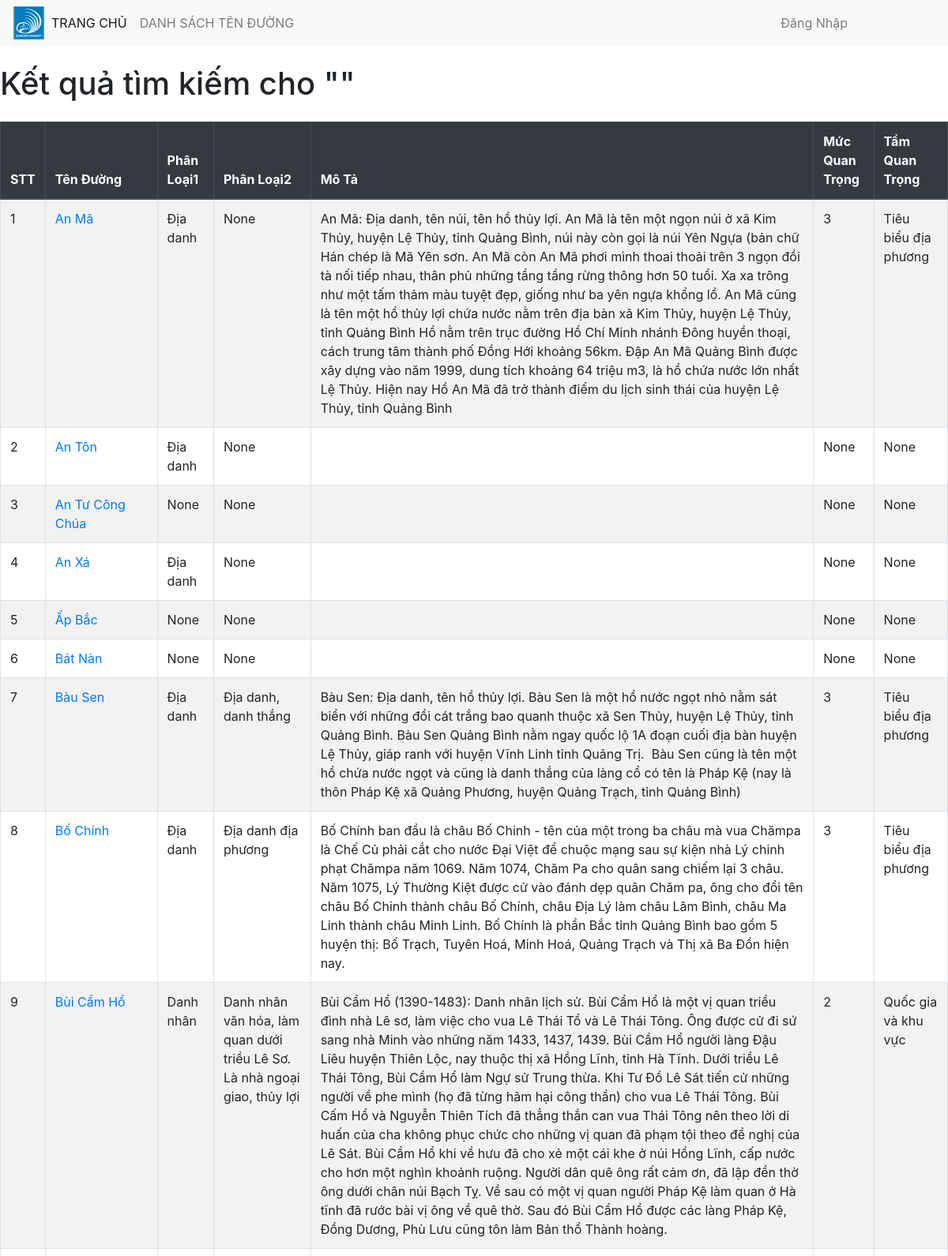
The app's page /search/ (upper part) with its own data.
### duong/models.py (models this page shows, shortened)
class Street(models.Model):
    stt = models.IntegerField(blank=True, null=True)
    name = models.CharField(max_length=200)
    category = models.CharField(max_length=200, blank=True, null=True)
    category2 = models.CharField(max_length=200, blank=True, null=True)
    description = models.TextField(blank=True, null=True)
    importance_level = models.CharField(max_length=200, blank=True, null=True)
    significance = models.CharField(max_length=200, blank=True, null=True)
    longitude = models.FloatField(blank=True, null=True)
    latitude = models.FloatField(blank=True, null=True)

### duong/views.py (the view)
# urls.py: path('search/', views.search_street, name='search_street'),
def search_street(request):
    if request.method == 'GET':
        search_query = request.GET.get('search', '')
        if search_query:
            streets = Street.objects.filter(name__icontains=search_query)
        else:
            streets = Street.objects.all()
        context = {
            'streets': streets,
            'search_query': search_query
        }
        if request.user.is_authenticated:
            context['user_authenticated'] = True
        return render(request, 'streets/search_results.html', context)
    else:
        return redirect('home')

### duong/templates/streets/search_results.html (shortened to what this page needs)
{% extends 'base_generic.html' %}
{% block content %}
  <h1 class="my-4">Kết quả tìm kiếm cho "{{ search_query }}"</h1>
  <div class="table-responsive">
    <table class="table table-striped table-bordered">
      <thead class="thead-dark">
        <tr>
          <th scope="col">STT</th>
          <th scope="col">Tên Đường</th>
          <th scope="col">Phân Loại1</th>
          <th scope="col">Phân Loại2</th>
          <th scope="col">Mô Tả</th>
          <th scope="col">Mức Quan Trọng</th>
          <th scope="col">Tầm Quan Trọng</th>
        </tr>
      </thead>
      <tbody>
        {% for street in streets %}
          <tr>
            <td>{{ street.stt }}</td>
            <td><a href="{% url 'street_detail' street.pk %}">{{ street.name }}</a></td>
            <td>{{ street.category }}</td>
            <td>{{ street.category2 }}</td>
            <td>{{ street.description }}</td>
            <td>{{ street.importance_level }}</td>
            <td>{{ street.significance }}</td>
          </tr>
        {% empty %}
          <tr>
            <td colspan="7">Không tìm thấy kết quả phù hợp.</td>
          </tr>
        {% endfor %}
      </tbody>
    </table>
  </div>
{% endblock %}

### records on screen
Street: stt "1", name "An Mã", category "Địa danh", category2 "None", description "An Mã: Địa danh, tên núi, tên hồ thủy lợi. An Mã là tên một ngọn núi ở xã Kim Thủy, huyện Lệ Thủy, tỉnh Quảng Bình, núi này còn gọi là núi Yên Ngựa (bản chữ Hán chép là Mã Yên sơn. An Mã còn An Mã phơi mình thoai thoải trên 3 ngọn đồi tà nối tiếp nhau, thân phủ những tầng tầng rừng thông hơn 50 tuổi. Xa xa trông như một tấm thảm màu tuyệt đẹp, giống như ba yên ngựa khổng lồ. An Mã cũng là tên một hồ thủy lợi chứa nước nằm trên địa bàn xã Kim Thủy, huyện Lệ Thủy, tỉnh Quảng Bình Hồ nằm trên trục đường Hồ Chí Minh nhánh Đông huyền thoại, cách trung tâm thành phố Đồng Hới khoảng 56km. Đập An Mã Quảng Bình được xây dựng vào năm 1999, dung tích khoảng 64 triệu m3, là hồ chứa nước lớn nhất Lệ…", importance_level "3", significance "Tiêu biểu địa phương"
Street: stt "2", name "An Tôn", category "Địa danh", category2 "None", importance_level "None", significance "None"
Street: stt "3", name "An Tư Công Chúa", category "None", category2 "None", importance_level "None", significance "None"
Street: stt "4", name "An Xá", category "Địa danh", category2 "None", importance_level "None", significance "None"
Street: stt "5", name "Ấp Bắc", category "None", category2 "None", importance_level "None", significance "None"
Street: stt "6", name "Bát Nàn", category "None", category2 "None", importance_level "None", significance "None"
Street: stt "7", name "Bàu Sen", category "Địa danh", category2 "Địa danh, danh thắng", description "Bàu Sen: Địa danh, tên hồ thủy lợi. Bàu Sen là một hồ nước ngọt nhỏ nằm sát biển với những đồi cát trắng bao quanh thuộc xã Sen Thủy, huyện Lệ Thủy, tỉnh Quảng Bình. Bàu Sen Quảng Bình nằm ngay quốc lộ 1A đoạn cuối địa bàn huyện Lệ Thủy, giáp ranh với huyện Vĩnh Linh tỉnh Quảng Trị. Bàu Sen cũng là tên một hồ chứa nước ngọt và cũng là danh thắng của làng cổ có tên là Pháp Kệ (nay là thôn Pháp Kệ xã Quảng Phương, huyện Quảng Trạch, tỉnh Quảng Bình)", importance_level "3", significance "Tiêu biểu địa phương"
Street: stt "8", name "Bố Chính", category "Địa danh", category2 "Địa danh địa phương", description "Bố Chính ban đầu là châu Bố Chinh - tên của một trong ba châu mà vua Chămpa là Chế Củ phải cắt cho nước Đại Việt để chuộc mạng sau sự kiện nhà Lý chinh phạt Chămpa năm 1069. Năm 1074, Chăm Pa cho quân sang chiếm lại 3 châu. Năm 1075, Lý Thường Kiệt được cử vào đánh dẹp quân Chăm pa, ông cho đổi tên châu Bố Chinh thành châu Bố Chính, châu Địa Lý làm châu Lâm Bình, châu Ma Linh thành châu Minh Linh. Bố Chính là phần Bắc tỉnh Quảng Bình bao gồm 5 huyện thị: Bố Trạch, Tuyên Hoá, Minh Hoá, Quảng Trạch và Thị xã Ba Đồn hiện nay.", importance_level "3", significance "Tiêu biểu địa phương"
Street: stt "9", name "Bùi Cẩm Hổ", category "Danh nhân", category2 "Danh nhân văn hóa, làm quan dưới triều Lê Sơ. Là nhà ngoại giao, thủy lợi", description "Bùi Cẩm Hổ (1390-1483): Danh nhân lịch sử. Bùi Cẩm Hổ là một vị quan triều đình nhà Lê sơ, làm việc cho vua Lê Thái Tổ và Lê Thái Tông. Ông được cử đi sứ sang nhà Minh vào những năm 1433, 1437, 1439. Bùi Cầm Hổ người làng Đậu Liêu huyện Thiên Lộc, nay thuộc thị xã Hồng Lĩnh, tỉnh Hà Tĩnh. Dưới triều Lê Thái Tông, Bùi Cầm Hổ làm Ngự sử Trung thừa. Khi Tư Đồ Lê Sát tiến cử những người về phe mình (họ đã từng hãm hại công thần) cho vua Lê Thái Tông. Bùi Cấm Hổ và Nguyễn Thiên Tích đã thẳng thắn can vua Thái Tông nên theo lời di huấn của cha không phục chức cho những vị quan đã phạm tội theo đề nghị của Lê Sát. Bùi Cầm Hổ khi về hưu đã cho xẻ một cái khe ở núi Hồng Lĩnh, cấp nước cho hơn một…", importance_level "2", significance "Quốc gia và khu vực"
